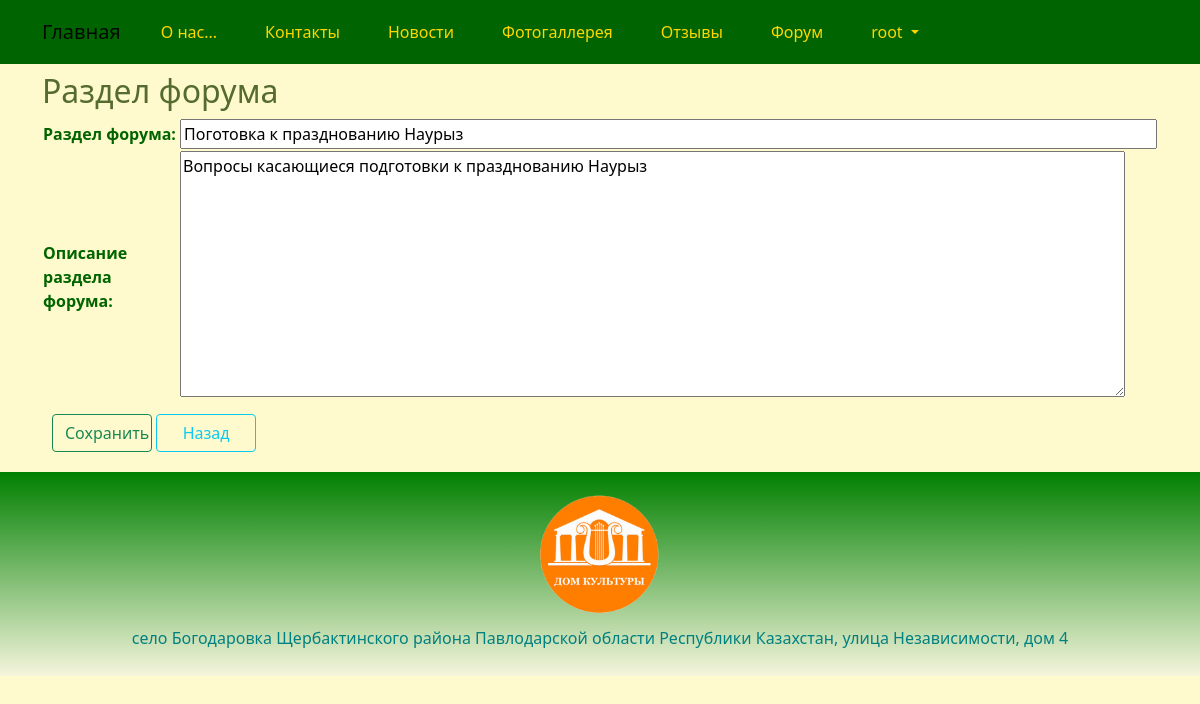
/board/edit/2/ (signed in), run on the app's committed database.
### house/models.py (models this page shows, shortened)
class Board(models.Model):
    name = models.CharField(_('board_name'), max_length=128, unique=True)
    description = models.TextField(_('board_description'))
    class Meta:
        db_table = 'board'

### house/views.py (the view)
# urls.py: path('board/edit/<int:id>/', views.board_edit, name='board_edit'),
@login_required
@group_required("Managers")
def board_edit(request, id):
    try:
        board = Board.objects.get(id=id)
        if request.method == "POST":
            board.name = request.POST.get("name")
            board.description = request.POST.get("description")
            board.save()
            return HttpResponseRedirect(reverse('board_index'))
        else:
            boardform = BoardForm(initial={'name': board.name, 'description': board.description })
            return render(request, "board/edit.html", {"form": boardform})
    except Board.DoesNotExist:
        return HttpResponseNotFound("<h2>Board not found</h2>")

### house/forms.py
class BoardForm(forms.ModelForm):
    class Meta:
        model = Board
        fields = ('name', 'description')
        widgets = {
            'name': TextInput(attrs={"size":"100"}),
            'description': Textarea(attrs={'cols': 100, 'rows': 10}),
        }

### house/views.py (called while the page is built)
def group_required(*group_names):
    def in_groups(u):
        if u.is_authenticated:
            if bool(u.groups.filter(name__in=group_names)) | u.is_superuser:
                return True
        return False
    return user_passes_test(in_groups, login_url='403')

### templates/board/edit.html (shortened to what this page needs)
{% extends "base.html" %}
{% load i18n %}
{% block content %}
<h2>{% trans "board" %}</h2>
<form method="POST" enctype="multipart/form-data">
	<table>
		{{ form }}
	</table>
	<div class="div-button-left">
		<button type="submit" class="btn btn-outline-success" style="width:100px">{% trans "Save" %}</button>
		<a class="btn btn-outline-info" style="width:100px" href="{% url 'board_index' %}">{% trans "Back" %}</a>
	</div>
</form>
{% endblock content %}

### templates/base.html (shortened to what this page needs)
<!DOCTYPE html>
{% load static %}
{% load i18n %}
<html>
<head>
	<link href="https://cdn.jsdelivr.net/npm/bootstrap@5.0.2/dist/css/bootstrap.min.css" rel="stylesheet">
	<link rel="stylesheet" href="{% static 'css/styles.css' %}" />
	<link rel="stylesheet" href="{% static 'css/choosen.css' %}" />
</head>
	<nav class="navbar navbar-expand-lg navbar-light justify-content-center">
		<div class="container">
			<a class="navbar-brand" href="{{ HTTP_HOST }}/">{% trans "Home" %}</a>
			<div class="collapse navbar-collapse" id="mainMenu">
				<ul class="navbar-nav me-auto mb-2 mb-lg-0">
					<li class="nav-link">
						<a class="dropdown-item" href="{% url 'about' %}">{% trans "about" %}</a>
					</li>
					<li class="nav-link">
						<a class="dropdown-item" href="{% url 'contact' %}">{% trans "contacts" %}</a>
					</li>
					<li class="nav-link">
						<a class="dropdown-item" href="{% url 'news_list' %}">{% trans "newss" %}</a>
					</li>
					<li class="nav-link">
						<a class="dropdown-item" href="{% url 'photogallery' %}">{% trans "photogallery" %}</a>
					</li>
					<li class="nav-link">
						<a class="dropdown-item" href="{% url 'reviews_list' %}">{% trans "reviews" %}</a>
					</li>
					{% if user.is_authenticated %}
						<li class="nav-link">
							<a class="dropdown-item" href="{% url 'forum' %}">{% trans "forum" %}</a>
						</li>
						<li class="nav-link dropdown">
							<a class="dropdown-item dropdown-toggle" href="#" id="navbarDropdown" role="button" data-bs-toggle="dropdown" aria-expanded="false">
							{{ user.username }}
							</a>
						</li>
					{% else %}
						<form class="form-inline ml-auto">
							<a href="{% url 'login' %}" class="btn btn-outline-secondary">{% trans "Log In" %}</a>
							<a href="{% url 'signup' %}" class="btn btn-primary ml-2">{% trans "Sign up" %}</a>
						</form>
					{% endif %}
						{% get_current_language as LANGUAGE_CODE %}
						{% get_available_languages as LANGUAGES %}
						{% get_language_info_list for LANGUAGES as languages %}
				</ul>
			</div>
		</div>
	</nav>
<body>
	<div class="container">
		{% block content%}{% endblock content %}
	</div>
</body>
<footer class="container-fluid text-center bg-lightgray">
	<div class="copyrights">
		<img src="{% static 'images/logo.png' %}" alt="logo" style="height:144px; padding: 10px;">
	</div>
	<p>село Богодаровка Щербактинского района Павлодарской области Республики Казахстан, улица Независимости, дом 4</p>
</footer>
<link rel="stylesheet" href="https://cdn.datatables.net/1.11.2/css/jquery.dataTables.min.css">
<link href="{% static 'css/jquery.fancybox.min.css' %}" rel="stylesheet">
</html>

### static/css/styles.css (style rules this page uses)
:root { --navbar-background-color: DarkGreen; --navbar-text-color: Gold; --main-background-color-light: LemonChiffon; --main-background-color-dark: PaleGoldenrod; --main-text-color: DarkGreen; --main-header-color: DarkOliveGreen; --main-text-attention-color: Purple; --footer-background-color-light: Beige; --footer-background-color-dark: Green; --footer-text-color: Teal; --card-background-color-light: LemonChiffon; --card-background-color-dark: PaleGoldenrod; --card-text-color: SeaGreen; --table-background-color-light: LemonChiffon; --table-background-color-dark: PaleGoldenrod; --table-text-color: DarkGreen; --star-size: 30px; --star-color: Yellow; --star-background: Gold ; }
.navbar { background-color: var(--navbar-background-color); color: var(--navbar-text-color); }
.navbar .navbar-nav, .navbar .navbar-nav .navbar-text { color: var(--navbar-text-color); }
.navbar ul { background-color: var(--navbar-background-color); color: var(--navbar-text-color); }
.navbar li { background-color: var(--navbar-background-color); color: var(--navbar-text-color); }
.navbar a { background-color: var(--navbar-background-color); color: var(--navbar-text-color); }
.navbar-brand { background-color: var(--navbar-background-color); color: var(--navbar-text-color); }
.nav-link a { background-color: var(--navbar-background-color); color: var(--navbar-text-color); }
body { background-color: var(--main-background-color-light); }
h1, h2, h3, h4, h5, h6 { color: var(--main-header-color); }
p, ul, li, label { color: var(--main-text-color); }
.div-button-left { text-align: left; padding: 10px; }
footer { background-image: linear-gradient(top, var(--footer-background-color-dark), var(--footer-background-color-light)); background-image: -o-linear-gradient(top, var(--footer-background-color-dark), var(--footer-background-color-light)); background-image: -moz-linear-gradient(top, var(--footer-background-color-dark), var(--footer-background-color-light)); background-image: -webkit-linear-gradient(top, var(--footer-background-color-dark), var(--footer-background-color-light)); margin-top: 10px; padding: 10px; }
footer p { color: var(--footer-text-color); }

### data on the page
Board: name "Поготовка к празднованию Наурыз", description "Вопросы касающиеся подготовки к празднованию Наурыз"

### other printed values
{{ user.username }} "root"
